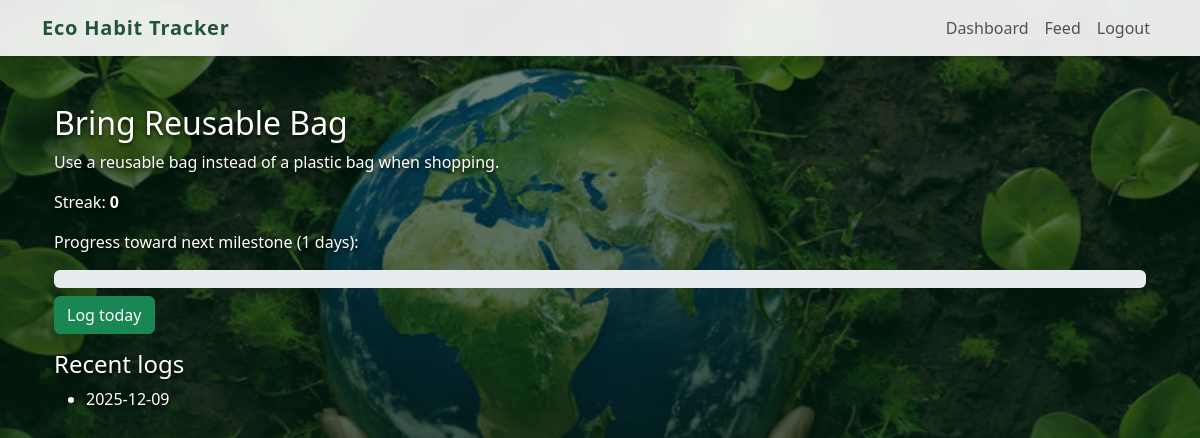
Screenshot of /habit/1 (signed in) with the database file from the repository.
### app.py (models this page shows)
class Habit(db.Model):
    id = db.Column(db.Integer, primary_key=True)
    title = db.Column(db.String(140), nullable=False)
    description = db.Column(db.Text, nullable=True)
    co2_saving = db.Column(db.Float, default=0.0)
    user_id = db.Column(db.Integer, db.ForeignKey('user.id'), nullable=False)

class HabitLog(db.Model):
    id = db.Column(db.Integer, primary_key=True)
    habit_id = db.Column(db.Integer, db.ForeignKey('habit.id'), nullable=False)
    user_id = db.Column(db.Integer, db.ForeignKey('user.id'), nullable=False)
    date = db.Column(db.Date, nullable=False, default=date.today)

### app.py (the view)
@app.route('/habit/<int:habit_id>')
@login_required
def habit_detail(habit_id):
    h = Habit.query.get_or_404(habit_id)
    logs = HabitLog.query.filter_by(user_id=current_user.id, habit_id=habit_id).order_by(HabitLog.date.desc()).limit(30).all()
    s = habit_streak(current_user.id, habit_id)
    next_threshold = None
    for t in BADGE_THRESHOLDS:
        if s < t:
            next_threshold = t
            break
    progress_pct = int((s / next_threshold) * 100) if next_threshold else 100
    return render_template('habit_detail.html', habit=h, logs=logs, streak=s, next_threshold=next_threshold, progress_pct=progress_pct)

### app.py (called while the page is built)
@login_manager.user_loader
def load_user(user_id):
    return User.query.get(int(user_id))

def habit_streak(user_id, habit_id):
    today = date.today()
    streak = 0
    current_day = today
    while True:
        log = HabitLog.query.filter_by(user_id=user_id, habit_id=habit_id, date=current_day).first()
        if log:
            streak += 1
            current_day = current_day - timedelta(days=1)
        else:
            break
    return streak

### templates/habit_detail.html (shortened to what this page needs)
{% extends 'base.html' %}
{% block content %}
<div class="habit-detail-page">
  <h2>{{ habit.title }}</h2>
  <p>{{ habit.description }}</p>
  <p>Streak: <strong>{{ streak }}</strong></p>
  {% if next_threshold %}
  <p>Progress toward next milestone ({{ next_threshold }} days):</p>
  <div class="progress mb-2" style="height:18px;">
  </div>
  {% endif %}
  <form method="post" action="{{ url_for('habit_log', habit_id=habit.id) }}">
    <button class="btn btn-success">Log today</button>
  </form>
  <h4 class="mt-3">Recent logs</h4>
  <ul>
    {% for l in logs %}
      <li>{{ l.date }}</li>
    {% else %}
      <li>No logs yet.</li>
    {% endfor %}
  </ul>
</div>
{% endblock %}

### static/style.css (style rules this page uses)
body { min-height: 100vh; margin: 0; font-family: system-ui, -apple-system, BlinkMacSystemFont, "Segoe UI", sans-serif; background-image: linear-gradient(rgba(0, 32, 16, 0.55), rgba(0, 32, 16, 0.8)), url("/static/images/Eco Habit Tracker Background theme.jpg"); background-size: cover; background-position: center; background-attachment: fixed; color: #1a202c; }
.habit-detail-page h2, .habit-detail-page p, .habit-detail-page li, .habit-detail-page h4, .habit-detail-page strong { color: #ffffff; text-shadow: 0 2px 4px rgba(0, 0, 0, 0.85); }

### templates/base.html (style rules this page uses)
body { background: #f7fbf7; }

### rows the page displays
Habit: title "Bring Reusable Bag", description "Use a reusable bag instead of a plastic bag when shopping."
HabitLog: date "2025-12-09"

### other values shown
{{ streak }} "0"
{{ next_threshold }} "1"
